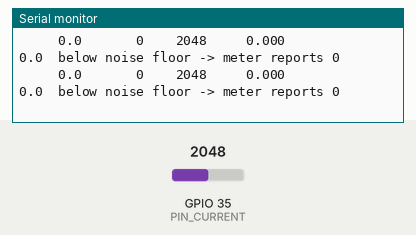
Recording of a sketch running on a simulated ESP32. On the bench: the last lines printed to the serial monitor. Inputs (shaded band) come from the test bench; at power-on: GPIO 35 (PIN_CURRENT) = 2048 (analog values on the 0–4095 scale).

Above: at 8.0 s.
8.1 s: GPIO 35 (PIN_CURRENT) set to 105
At 9.4 s:
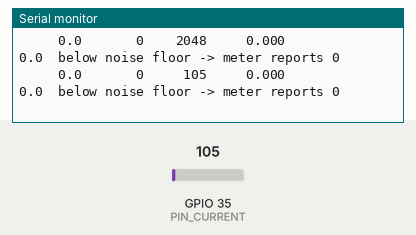
9.6 s: GPIO 35 (PIN_CURRENT) set to 95
At 10.8 s:
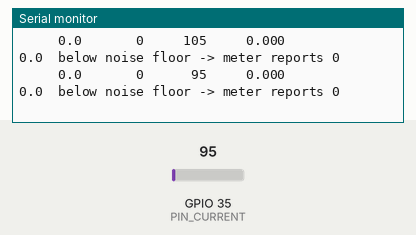

The sketch:

test_current.ino
```cpp
/*
 * Bench test for the SCT-013 current clamp ALONE — Arduino / ESP32 core.
 *
 * This is a PORT of ../../test_current.py for people running the Arduino IDE
 * rather than MicroPython. Same maths, same constants, same verdicts.
 *
 * READ THIS BEFORE FLASHING
 * =========================
 * The real firmware in this repo is MicroPython. Uploading this sketch
 * OVERWRITES the MicroPython interpreter on the board. That is fine — this is a
 * bench test and nothing else needs to be on the board while you run it — but
 * to go back to the real meter you must reflash MicroPython and re-copy
 * config.py / sensors.py / main.py. See ../../README.md, "Flashing".
 *
 * If you would rather not lose the interpreter, use the MicroPython version
 * instead: `python -m mpremote run test_current.py` runs from your PC without
 * storing anything on the board.
 *
 * WHY A SEPARATE SKETCH AT ALL
 * ============================
 * The real firmware needs Wi-Fi, a reachable broker, a registered DEVICE_ID,
 * NTP, and a ZMPT101B wired to live mains before it tells you anything. If the
 * current reading is wrong, all of that sits between you and the fault. This
 * needs none of it: just the clamp, the ADC and the serial monitor.
 *
 * Run this BEFORE wiring the ZMPT101B. The CT clamp is the safe sensor — it
 * clips around an insulated conductor without breaking it. The voltage module
 * is the one that connects to live mains, and there is no reason to take that
 * risk while the easy half is still unproven.
 *
 * WIRING — GPIO 35
 * ================
 * ADC1 only. ADC2 is used internally by the Wi-Fi radio and returns garbage the
 * moment the radio is active. GPIO 34-39 are ADC1 and input-only.
 *
 *         SCT-013 ---+----[ 33R burden ]----+--- GND
 *                    |                      |
 *                    +------[ 10uF ]--------+
 *                    |
 *                    +---> GPIO 35
 *                    |
 *      3V3 ---[10k]--+--[10k]--- GND      (bias to ~1.65 V)
 *
 * An SCT-013-030 (case says 30A/1V) has an internal burden — leave the 33R out
 * or you will load it down and read low. Clamp around ONE conductor only; around
 * both, the fields cancel and you read zero, which looks exactly like a dead
 * sensor.
 *
 * Serial Monitor at 115200 baud.
 */

#include <math.h>

// ---------------------------------------------------------------------------
// Constants — these MIRROR config.py and sensors.py.
//
// The MicroPython test imports them so the two can never disagree. A C++ sketch
// cannot import a Python module, so these are copies. If you change a value in
// config.py, change it here too, or this test stops predicting what the meter
// will actually report.
// ---------------------------------------------------------------------------
static const int   PIN_CURRENT            = 35;      // config.PIN_CURRENT
static const int   MAINS_FREQUENCY_HZ     = 50;      // config.MAINS_FREQUENCY_HZ
static const int   CYCLES_PER_SAMPLE      = 10;      // config.CYCLES_PER_SAMPLE
static const float CURRENT_CAL            = 0.0603f; // config.CURRENT_CAL
static const float CURRENT_NOISE_FLOOR_A  = 0.08f;   // config.CURRENT_NOISE_FLOOR_A
static const float HPF_ALPHA              = 0.996f;  // sensors._HPF_ALPHA

// Only used to turn amps into an indicative wattage. The real firmware measures
// voltage; this sketch deliberately does not, so anything derived from this is
// an estimate and is labelled as one.
static const float NOMINAL_VOLTAGE = 220.0f;

static const int   ADC_MAX = 4095;
static const float ADC_MID = ADC_MAX / 2.0f;

// A bias this far from mid-scale means the divider is missing, unbalanced, or
// the input is floating. 300 counts is ~0.24 V — well outside component
// tolerance, well inside "something is actually wrong".
static const int BIAS_TOLERANCE_COUNTS = 300;

// Cycles discarded while the high-pass filter settles. Without this the first
// reading after boot is badly inflated by the filter's own transient.
static const int WARMUP_CYCLES = 3;

static uint32_t windowUs;
static uint32_t warmupUs;

struct Reading {
  uint32_t n;
  int      rawMin;
  int      rawMax;
  int      rawPp;
  float    bias;
  float    rmsCounts;
};

// ---------------------------------------------------------------------------

static void setupAdc() {
  analogReadResolution(12);
  // ADC_11db gives the full ~0-3.3 V input range. Without it the input tops out
  // around 1.1 V and every waveform clips flat, which reads as a
  // plausible-looking but badly wrong RMS.
  analogSetPinAttenuation(PIN_CURRENT, ADC_11db);
}

/*
 * One measurement window. Returns raw diagnostics AND the filtered RMS.
 *
 * sensors.py deliberately throws the raw min/max/bias away — they are not part
 * of a reading. They are exactly what you need to diagnose wiring, so they are
 * kept here.
 *
 * On the RMS itself: a single analogRead() tells you almost nothing, because
 * both sensors output an AC waveform riding on a DC bias. Averaging raw samples
 * is worse — the mean of a sine is its bias, so you would measure the divider
 * rather than the mains. What matters is the root mean square over a whole
 * number of cycles, with the bias removed adaptively by a single-pole high-pass
 * filter (subtracting a hardcoded 2048 leaves a residual that shows up squared
 * in the RMS, inflating every reading — worst when the real signal is small,
 * which is exactly when accuracy matters).
 */
static Reading measure() {
  Reading r;
  r.n = 0;
  r.rawMin = ADC_MAX;
  r.rawMax = 0;
  r.rawPp = 0;
  r.bias = 0.0f;
  r.rmsCounts = 0.0f;

  int   lastRaw = analogRead(PIN_CURRENT);
  float filt    = 0.0f;

  // Let the high-pass filter settle. Its start-up transient is large enough to
  // dominate the first few cycles.
  uint32_t start = micros();
  while ((uint32_t)(micros() - start) < warmupUs) {
    int raw = analogRead(PIN_CURRENT);
    filt = HPF_ALPHA * (filt + raw - lastRaw);
    lastRaw = raw;
  }

  double rawSum = 0.0;
  double sumSq  = 0.0;

  start = micros();
  while ((uint32_t)(micros() - start) < windowUs) {
    int raw = analogRead(PIN_CURRENT);

    filt = HPF_ALPHA * (filt + raw - lastRaw);
    lastRaw = raw;

    if (raw < r.rawMin) r.rawMin = raw;
    if (raw > r.rawMax) r.rawMax = raw;
    rawSum += raw;
    sumSq  += (double)filt * (double)filt;
    r.n++;
  }

  if (r.n == 0) return r;

  r.rawPp     = r.rawMax - r.rawMin;
  r.bias      = (float)(rawSum / r.n);
  r.rmsCounts = (float)sqrt(sumSq / r.n);
  return r;
}

/*
 * Report the effective sample rate and what it does to the high-pass filter.
 *
 * HPF_ALPHA is a fixed coefficient, but the corner frequency it produces is
 * NOT fixed — it scales with how fast analogRead() returns:
 *
 *     f_corner ~= (1 - alpha) / (2 * pi * dt)
 *
 * At ~20 kHz that corner is ~13 Hz and 50 Hz passes essentially untouched,
 * which is the regime sensors.py was written for. At ~66 kHz it climbs to
 * ~42 Hz and the filter starts eating the very signal it is meant to pass — a
 * 23% attenuation, sitting silently inside every reading.
 *
 * That does not make the meter wrong, because calibration divides it straight
 * back out. It does mean CURRENT_CAL is only valid at the sample rate it was
 * calibrated at, and that no datasheet-derived default can be correct. Worth
 * seeing the number rather than assuming it.
 *
 * Note that the Arduino core and MicroPython do NOT read the ADC at the same
 * speed, so a CURRENT_CAL calibrated with this sketch is not automatically
 * valid for the MicroPython firmware. Compare the printed rates.
 */
static void checkFilter(const Reading &r) {
  float dtS    = (windowUs / 1000000.0f) / (float)r.n;
  float fs     = 1.0f / dtS;
  float corner = (1.0f - HPF_ALPHA) / (2.0f * PI * dtS);
  float gain   = MAINS_FREQUENCY_HZ /
                 sqrtf((float)MAINS_FREQUENCY_HZ * MAINS_FREQUENCY_HZ + corner * corner);

  Serial.println("--- sampling ---");
  Serial.printf("  %lu samples in %lu ms -> %.0f Hz\n",
                (unsigned long)r.n, (unsigned long)(windowUs / 1000), fs);
  Serial.printf("  high-pass corner: %.1f Hz, gain at %d Hz: %.3f\n",
                corner, MAINS_FREQUENCY_HZ, gain);

  if (gain < 0.90f) {
    Serial.printf("  NOTE: the filter is attenuating mains by %.0f%%.\n",
                  (1.0f - gain) * 100.0f);
    Serial.println("        Not an error - calibration divides it back out - but it");
    Serial.println("        means CURRENT_CAL is tied to THIS sample rate. Recalibrate");
    Serial.println("        if the sampling loop ever changes speed.");
  }
  Serial.println();
}

/* Print a verdict on the raw numbers, before any scaling hides them. */
static bool checkWiring(const Reading &r) {
  Serial.println("--- wiring check ---");
  Serial.printf("  DC bias      : %.0f counts (~%.2f V) - want ~%.0f (~1.65 V)\n",
                r.bias, r.bias * 3.3f / ADC_MAX, ADC_MID);
  Serial.printf("  raw min/max  : %d / %d   peak-to-peak %d\n",
                r.rawMin, r.rawMax, r.rawPp);

  bool ok = true;

  if (fabsf(r.bias - ADC_MID) > BIAS_TOLERANCE_COUNTS) {
    ok = false;
    if (r.bias < BIAS_TOLERANCE_COUNTS) {
      Serial.println("  FAIL: input sits at the bottom of the range.");
      Serial.println("        The bias network is not doing anything. Check both");
      Serial.printf ("        10k resistors and that their midpoint reaches GPIO %d.\n",
                     PIN_CURRENT);
    } else if (r.bias > ADC_MAX - BIAS_TOLERANCE_COUNTS) {
      Serial.println("  FAIL: input is pinned at the top of the range.");
      Serial.println("        Looks like the pin is tied to 3V3 rather than to the");
      Serial.println("        divider midpoint.");
    } else {
      Serial.println("  WARN: bias is off mid-rail. The divider is probably");
      Serial.println("        unbalanced (mismatched resistors), which costs");
      Serial.println("        headroom on one half of the waveform.");
    }
  }

  if (r.rawMin <= 1 || r.rawMax >= ADC_MAX - 1) {
    ok = false;
    Serial.println("  FAIL: waveform is CLIPPING at the rail.");
    Serial.println("        Burden resistor is too large for this load. A clipped");
    Serial.println("        peak reads LOW, not high - the flat top removes energy");
    Serial.println("        from the RMS, so it under-reports and still looks fine.");
  }

  if (r.rawPp < 4) {
    Serial.println("  note: almost no AC swing. Correct if nothing is switched on;");
    Serial.println("        if a load IS running, the clamp is the suspect.");
  }

  if (ok) Serial.println("  OK: bias and headroom look right.");
  Serial.println();
  return ok;
}

// ---------------------------------------------------------------------------

void setup() {
  Serial.begin(115200);
  delay(300);

  uint32_t cycleUs = 1000000UL / MAINS_FREQUENCY_HZ;
  windowUs = cycleUs * CYCLES_PER_SAMPLE;
  warmupUs = cycleUs * WARMUP_CYCLES;

  setupAdc();

  Serial.println();
  Serial.println("==============================================================");
  Serial.printf (" SCT-013 current clamp test - GPIO %d\n", PIN_CURRENT);
  Serial.println("==============================================================");
  Serial.printf (" mains       : %d Hz, integrating %d cycles (%lu ms)\n",
                 MAINS_FREQUENCY_HZ, CYCLES_PER_SAMPLE,
                 (unsigned long)(windowUs / 1000));
  Serial.printf (" CURRENT_CAL : %.4f A per RMS count\n", CURRENT_CAL);
  Serial.println("               (datasheet estimate - calibrate before believing amps)");
  Serial.printf (" noise floor : %.2f A\n", CURRENT_NOISE_FLOOR_A);
  Serial.println();

  // Discard the very first window: the ADC's first conversions after the
  // attenuation change are not trustworthy.
  measure();

  Reading first = measure();
  if (first.n == 0) {
    Serial.println("No samples taken - the measurement window is too short.");
    return;
  }
  checkFilter(first);
  checkWiring(first);

  Serial.println("--- live readings ---");
  Serial.println("Turn a known load on and off. The numbers should move immediately.");
  Serial.println();
  Serial.printf("   raw_i     p-p    bias      amps    watts@%dV  note\n",
                (int)NOMINAL_VOLTAGE);
  Serial.println("  ------   -----   -----   -------   ----------  ----");
}

void loop() {
  Reading r = measure();
  if (r.n == 0) return;

  float amps = r.rmsCounts * CURRENT_CAL;
  const char *note = "";

  // Mirror the firmware's own gate, so this test agrees with what the meter
  // would publish rather than showing hum as a load.
  if (amps < CURRENT_NOISE_FLOOR_A) {
    note = "below noise floor -> meter reports 0";
    amps = 0.0f;
  } else if (r.rawMin <= 1 || r.rawMax >= ADC_MAX - 1) {
    note = "CLIPPING - reading is too low";
  }

  Serial.printf("  %6.1f   %5d   %5.0f   %7.3f   %10.1f  %s\n",
                r.rmsCounts, r.rawPp, r.bias, amps,
                amps * NOMINAL_VOLTAGE, note);

  delay(1000);
}
```

Measured:
- the behaviour switches between 100 and 99 on GPIO 35 (PIN_CURRENT) (found by bisection; images 1 and 2)
- after the input at 8.1 s, the serial monitor: prints a new line after 0.62 s (image 1)
- after the input at 9.6 s, the serial monitor: prints a new line after 0.39 s (image 2)
